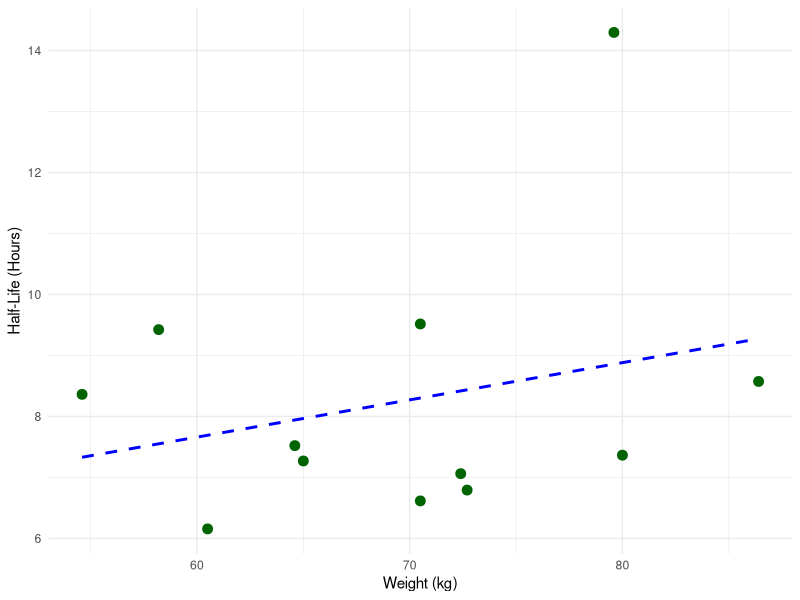
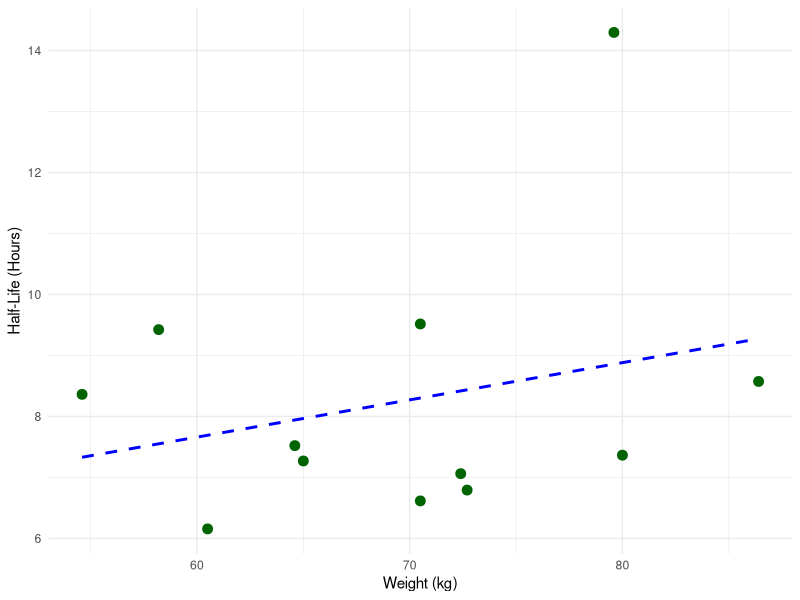

Source code (R) for these figures, in order:
#Now that we have created the Theoph_wthl (Theophilline weight and half-life) data subset, we can create the graph for the manuscript:
##Load required packages:
library(ggplot2)
library(here)
library(tidyverse)
library(tidyr)
library(dplyr)

##Read in the dataset:

theoph_wthf <- read.csv(here::here("data", "data_processed","Theoph_wthl.csv"))

##Produce the graph:

wt_hl_plot <- ggplot(data = theoph_wthf, aes(x= Wt, y = Half_Life)) +
  geom_point(color = "darkgreen", size = 3) +
  geom_smooth(method = "lm", se = FALSE, color = "blue", linetype = "dashed") +
  labs(
    x = "Weight (kg)",
    y = "Half-Life (Hours)"
  ) +
  theme_minimal()

print(wt_hl_plot)

#We need a test to show if this trend line is statistically significant
##Simple Linear Regression--this will predict if weight significantly predicts Half-life

stat_model <- lm(Half_Life~Wt, data = theoph_wthf)

summary(stat_model)

#p-value = 0.4041 -- NOT statistically significant! Greater than 0.05
#Regression line equation: y = mx + B; Half-life = 0.061(Weight) + 3.996
#R2 = 0.07

#Save graph into figs directory:
ggsave(
  filename = here::here("figs", "weightvshalflife.png"),
  plot = wt_hl_plot,
  width = 8,
  height = 6,
  units = "in",
  dpi = 300
)
